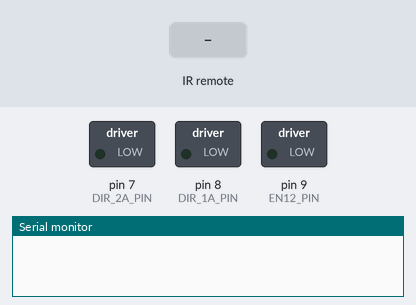
Bench run of a sketch on a simulated Arduino Uno, built with avr-gcc and run on an emulated ATmega328P. Parts: switched loads named in the sketch (green lamp = pin HIGH), the last lines printed to the serial monitor. The inputs (shaded band) are chosen by the test bench.

Above: at 1.2 s.
1.3 s: infrared code 0x1A received
At 2.2 s:
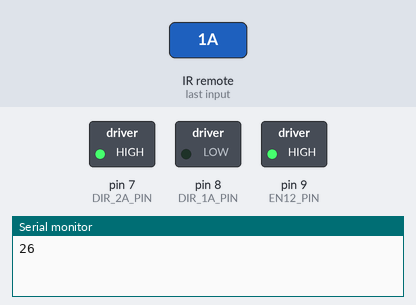
2.8 s: infrared code 0x1B received
At 3.3 s:
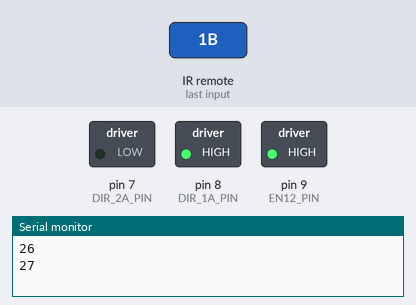
4.3 s: infrared code 0x1D received
At 5.5 s:
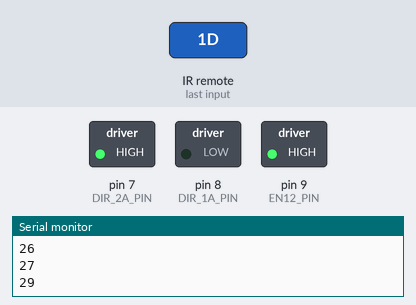
5.8 s: infrared code 0x1C received
At 6.8 s:
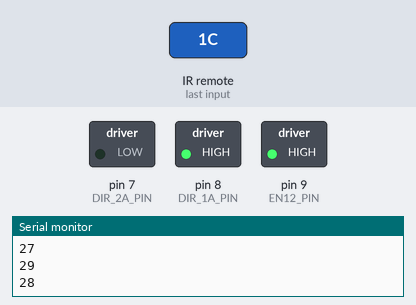
Timing chart, 0 to 8.3 s (numbered marks = the images above; inputs shaded):
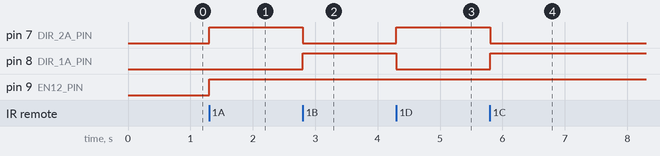

The sketch:

receive.ino
```cpp
#include <IRremote.h>

#define IR_RECEIVE_PIN 2
IRrecv irrecv(IR_RECEIVE_PIN);
uint32_t NEC_received_command;

#define EN12_PIN 9
#define DIR_1A_PIN 8
#define DIR_2A_PIN 7

void dc_motor(int output_1, int output_2, int speed, int delay_ms) {
  digitalWrite(DIR_1A_PIN, output_1);
  digitalWrite(DIR_2A_PIN, output_2);
  analogWrite(EN12_PIN, speed);
  delay(delay_ms);
}

void setup() {
  pinMode(EN12_PIN, OUTPUT);
  pinMode(DIR_1A_PIN, OUTPUT);
  pinMode(DIR_2A_PIN, OUTPUT);

  Serial.begin(115200);
  irrecv.enableIRIn();
}

void loop() {
  if (irrecv.decode()) {
    NEC_received_command = irrecv.decodedIRData.command;
    Serial.println(NEC_received_command);
    if (NEC_received_command == 0x1A) {
      dc_motor(LOW, HIGH, 255, 500);
    } else if (NEC_received_command == 0x1B) {
      dc_motor(HIGH, LOW, 255, 500);
    } else if (NEC_received_command == 0x1C) {
      dc_motor(HIGH, LOW, 255, 500);
    } else if (NEC_received_command == 0x1D) {
      dc_motor(LOW, HIGH, 255, 500);
    } else if (NEC_received_command == 0x1E) {
      dc_motor(LOW, LOW, 0, 1000);
    }
    irrecv.resume();
  }
  // dc_motor(HIGH, LOW, 255, 500);
}
```

Measured:
- after the input at 1.3 s, pin 7 (DIR_2A_PIN), pin 9 (EN12_PIN): LOW → HIGH at once
- after the input at 2.8 s, pin 7 (DIR_2A_PIN): HIGH → LOW at once; pin 8 (DIR_1A_PIN): LOW → HIGH at once
- after the input at 4.3 s, pin 7 (DIR_2A_PIN): LOW → HIGH at once; pin 8 (DIR_1A_PIN): HIGH → LOW at once
- after the input at 5.8 s, pin 7 (DIR_2A_PIN): HIGH → LOW at once; pin 8 (DIR_1A_PIN): LOW → HIGH at once
